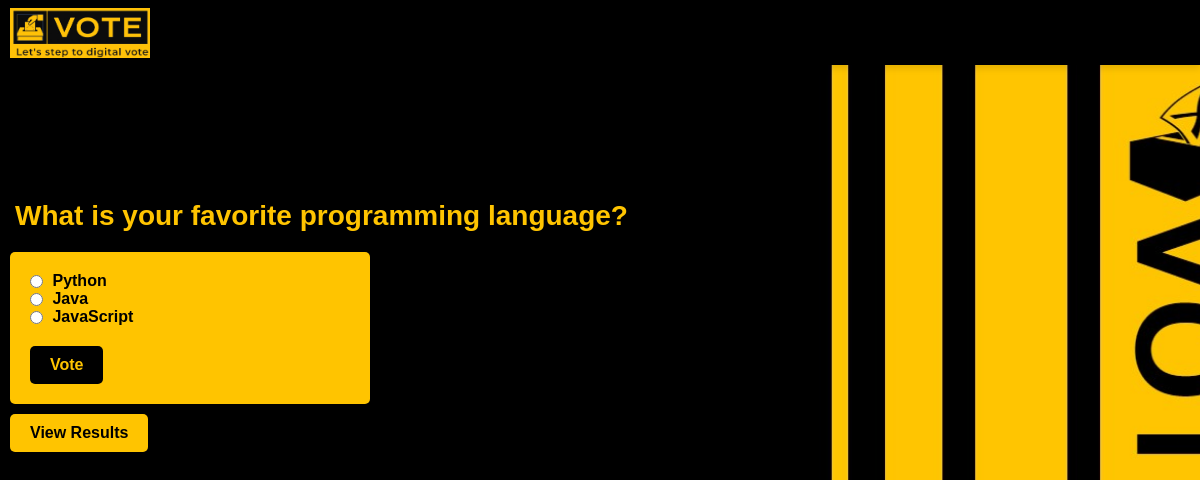
Page /polls/vote/1/ on the committed database.
### polls/models.py (models this page shows, shortened)
class Question(models.Model):
    question_text = models.CharField(max_length=200)

class Choice(models.Model):
    question = models.ForeignKey(Question, on_delete=models.CASCADE)
    choice_text = models.CharField(max_length=200)
    votes = models.IntegerField(default=0)

### polls/views.py (the view)
# urls.py: path('vote/<int:question_id>/', views.vote, name='vote'),
def vote(request, question_id):
    question = get_object_or_404(Question, pk=question_id)
    if request.method == 'POST':
        selected_choice_id = request.POST.get('choice')
        selected_choice = get_object_or_404(Choice, pk=selected_choice_id)
        selected_choice.votes += 1
        selected_choice.save()
        return HttpResponseRedirect(reverse('polls:view_results_single', args=(question.id,)))
    return render(request, 'polls/vote.html', {'question': question})

### polls/templates/polls/vote.html (shortened to what this page needs)
<html>
  <head>
    {% load static %}
  </head>
  <div class="header">
    <img src="{% static 'image/votinglogo.png' %}" alt="Logo" />
  </div>
  <body>
    <h1>{{ question.question_text }}</h1>
    <form action="{% url 'polls:vote' question.id %}" method="post">
      {% csrf_token %} {% for choice in question.choice_set.all %}
      <input
        type="radio"
        id="choice{{ choice.id }}"
        name="choice"
        value="{{ choice.id }}"
      />
      <label for="choice{{ choice.id }}">{{ choice.choice_text }}</label><br />
      {% endfor %}
      <input type="submit" value="Vote" />
    </form>
    <a href="{% url 'polls:view_results_single' question.id %}">View Results</a>
  </body>
</html>

### rows in the picture
Question: question_text "What is your favorite programming language?"
Choice: choice_text "Python"
Choice: choice_text "Java"
Choice: choice_text "JavaScript"
